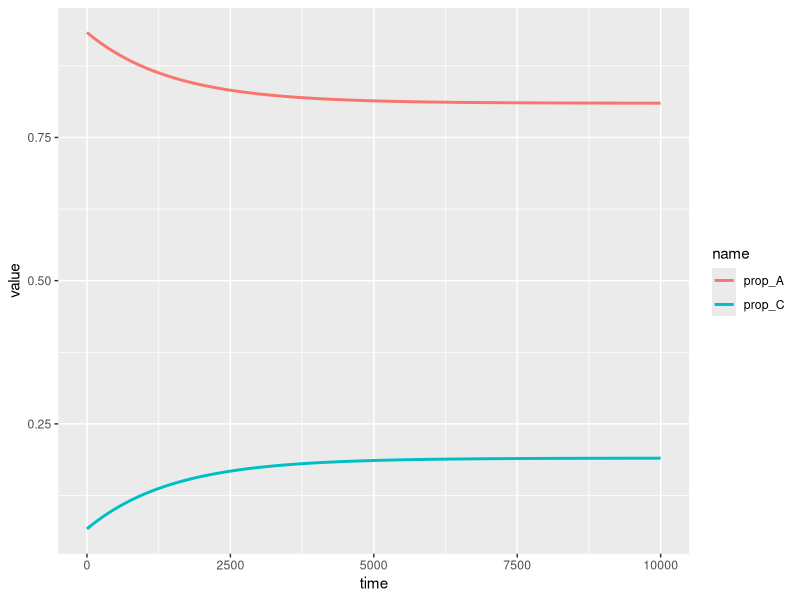

Source code (R):
####################################
##      Load Required Libraries   ##
####################################
library(deSolve)  # For solving differential equations
library(tidyr)    # For data manipulation (pivot_longer, etc.)
library(ggplot2)  # For plotting
library(dplyr)    # For data manipulation (mutate, etc.)

####################################
##     Demographic ODE Model      ##
####################################
# This function defines the system of differential equations modeling
# population dynamics split between children (C) and adults (A)
demography <- function(t, x, parms){
  C = x[1]  # Number of children
  A = x[2]  # Number of adults

  b = parms["b"]     # Birth (and death) rate
  age = parms["age"] # Aging rate (1 / average time as a child)

  # dC: new children born, aging into adulthood, and dying
  # dA: children aging into adulthood, and adults dying
  dC = (A + C) * b - age * C - b * C
  dA = age * C - b * A

  res = c(dC, dA)
  list(res)
}

####################################
##     Simulation Function        ##
####################################
simulate_demo <- function(parameters){
  parms = c(parameters["b"], parameters["age"])  # Extract parameters
  init <- c(parameters["initC"], parameters["initA"])  # Initial conditions

  # Simulate the system over 10,000 days
  temps <- seq(0, 10000)
  solveSIR <- lsoda(y = init, times = temps, func = demography, parms = parms)
  solution = as.data.frame(solveSIR)
  names(solution) = c("time", "C", "A")  # Rename columns for clarity

  return(solution)
}

##############################################
##     Estimate Child Proportion at Equilibrium   ##
##############################################
# This function simulates the system for a grid of birth rates,
# then calculates the stabilized proportion of children (C / (C + A))
calc_prop_C <- function(grid){
  prop_c_vec <- array(dim = length(b_vec))  # Vector to store child proportions

  for(i in 1:length(b_vec)){
    theta_init = c("b" = b_vec[i],
                   "age" = 1 / (5 * 365),  # Average child age: 5 years
                   "initC" = 30,
                   "initA" = 130)

    simul = simulate_demo(parameters = theta_init)
    prop_c <- (simul$C / (simul$C + simul$A))[10000]  # Get final time point
    prop_c_vec[i] <- prop_c
  }

  return(prop_c_vec)
}

####################################
##     Run Estimation Procedure   ##
####################################
b_vec <- (10:80) / (365 * 1000)  # Grid of birth/death rates to test
prop_C_vec <- calc_prop_C(b_vec)  # Corresponding child proportions

# Find the index of the birth rate that gives ~19% children
best_ind <- which.min(abs(prop_C_vec - 0.19))
best_val <- b_vec[best_ind]  # This is approximately 1 / (365 * 21)
(10:80)[best_ind]  # Return raw index value from original vector (for inspection)

####################################
##     Final Simulation & Plot    ##
####################################
# Use the estimated birth rate and simulate final model
theta_init = c("b" = best_val,
               "age" = 1 / (5 * 365),  # Average child age = 5 years
               "initC" = 10,
               "initA" = 140)
simul = simulate_demo(parameters = theta_init)

# Plot the proportion of children and adults over time
simul %>%
  mutate(N = C + A,
         prop_C = C / N,
         prop_A = A / N) %>%
  pivot_longer(cols = c(prop_C, prop_A)) %>%
  ggplot() +
  geom_line(aes(x = time, y = value, color = name), lwd = 1)
